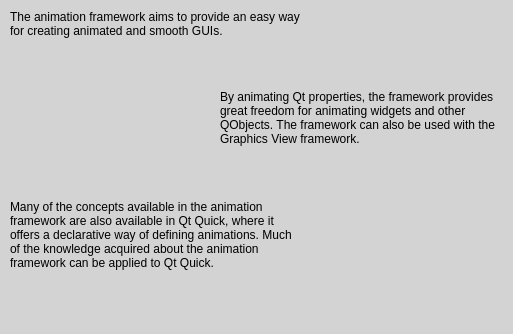
<?xml version="1.0" encoding="UTF-8"?>
<ui version="4.0">
 <class>BubbleWidget</class>
 <widget class="QWidget" name="BubbleWidget">
  <property name="geometry">
   <rect>
    <x>0</x>
    <y>0</y>
    <width>513</width>
    <height>334</height>
   </rect>
  </property>
  <property name="windowTitle">
   <string>Bubble</string>
  </property>
  <property name="styleSheet">
   <string notr="true">#BubbleWidget {
	background: lightgray;
}
/*
.LeftBalloon {
	border-width: 17px 9px 9px 15px;
    border-image: url(:/img/balloon-left.png) 17 9 9 15 stretch stretch;
}*/

.LeftBubble {
	border-width: 21px 23px 24px 35px;
	border-image: url(:/img/bubble-left.png) 21 23 24 35 repeat repeat;
	padding: -15px -10px;
}

.RightBubble {
	border-width: 21px 35px 24px 23px;
    border-image: url(:/img/bubble-right.png) 21 35 24 23 stretch stretch;
	padding: -15px -10px;
}


/*
.RightBalloon {
	border-width: 17px 15px 9px 9px;
    border-image: url(:/img/balloon-right.png) 17 15 9 9 stretch stretch;
}

.RightBalloon {
	padding-top: -12px;
	padding-bottom: -3px;
}*/</string>
  </property>
  <widget class="QLabel" name="leftLabel_2">
   <property name="geometry">
    <rect>
     <x>10</x>
     <y>200</y>
     <width>291</width>
     <height>121</height>
    </rect>
   </property>
   <property name="sizePolicy">
    <sizepolicy hsizetype="Expanding" vsizetype="Preferred">
     <horstretch>0</horstretch>
     <verstretch>0</verstretch>
    </sizepolicy>
   </property>
   <property name="text">
    <string>Many of the concepts available in the animation framework are also available in Qt Quick, where it offers a declarative way of defining animations. Much of the knowledge acquired about the animation framework can be applied to Qt Quick.</string>
   </property>
   <property name="alignment">
    <set>Qt::AlignLeading|Qt::AlignLeft|Qt::AlignTop</set>
   </property>
   <property name="wordWrap">
    <bool>true</bool>
   </property>
   <property name="class" stdset="0">
    <string>LeftBubble</string>
   </property>
  </widget>
  <widget class="QLabel" name="leftLabel">
   <property name="geometry">
    <rect>
     <x>10</x>
     <y>10</y>
     <width>291</width>
     <height>71</height>
    </rect>
   </property>
   <property name="sizePolicy">
    <sizepolicy hsizetype="Expanding" vsizetype="Preferred">
     <horstretch>0</horstretch>
     <verstretch>0</verstretch>
    </sizepolicy>
   </property>
   <property name="text">
    <string>The animation framework aims to provide an easy way for creating animated and smooth GUIs.</string>
   </property>
   <property name="alignment">
    <set>Qt::AlignLeading|Qt::AlignLeft|Qt::AlignTop</set>
   </property>
   <property name="wordWrap">
    <bool>true</bool>
   </property>
   <property name="class" stdset="0">
    <string>LeftBubble</string>
   </property>
  </widget>
  <widget class="QLabel" name="rightLabel">
   <property name="geometry">
    <rect>
     <x>220</x>
     <y>90</y>
     <width>281</width>
     <height>101</height>
    </rect>
   </property>
   <property name="sizePolicy">
    <sizepolicy hsizetype="Expanding" vsizetype="Preferred">
     <horstretch>0</horstretch>
     <verstretch>0</verstretch>
    </sizepolicy>
   </property>
   <property name="text">
    <string>By animating Qt properties, the framework provides great freedom for animating widgets and other QObjects. The framework can also be used with the Graphics View framework.</string>
   </property>
   <property name="alignment">
    <set>Qt::AlignLeading|Qt::AlignLeft|Qt::AlignTop</set>
   </property>
   <property name="wordWrap">
    <bool>true</bool>
   </property>
   <property name="class" stdset="0">
    <string>RightBubble</string>
   </property>
  </widget>
 </widget>
 <layoutdefault spacing="6" margin="11"/>
 <resources/>
 <connections/>
</ui>
